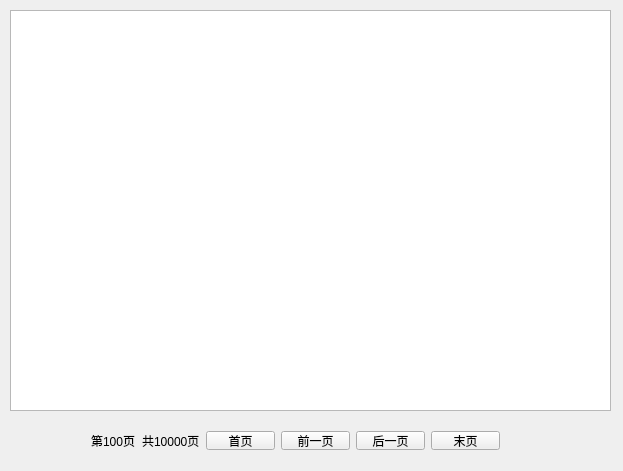
<?xml version="1.0" encoding="UTF-8"?>
<ui version="4.0">
 <class>DataLogDlg</class>
 <widget class="QWidget" name="DataLogDlg">
  <property name="geometry">
   <rect>
    <x>0</x>
    <y>0</y>
    <width>623</width>
    <height>471</height>
   </rect>
  </property>
  <property name="windowTitle">
   <string>数据日志</string>
  </property>
  <widget class="QTableWidget" name="DataListTable">
   <property name="geometry">
    <rect>
     <x>10</x>
     <y>10</y>
     <width>601</width>
     <height>401</height>
    </rect>
   </property>
  </widget>
  <widget class="QWidget" name="horizontalLayoutWidget">
   <property name="geometry">
    <rect>
     <x>80</x>
     <y>420</y>
     <width>431</width>
     <height>41</height>
    </rect>
   </property>
   <layout class="QHBoxLayout" name="horizontalLayout">
    <item>
     <widget class="QLabel" name="CurrentPageLabel">
      <property name="text">
       <string>第100页</string>
      </property>
     </widget>
    </item>
    <item>
     <widget class="QLabel" name="TotalPageabel">
      <property name="text">
       <string>共10000页</string>
      </property>
     </widget>
    </item>
    <item>
     <widget class="QPushButton" name="PageToBeginBtn">
      <property name="text">
       <string>首页</string>
      </property>
     </widget>
    </item>
    <item>
     <widget class="QPushButton" name="PageDownBtn">
      <property name="text">
       <string>前一页</string>
      </property>
     </widget>
    </item>
    <item>
     <widget class="QPushButton" name="PageUpBtn">
      <property name="text">
       <string>后一页</string>
      </property>
     </widget>
    </item>
    <item>
     <widget class="QPushButton" name="PageToEndBtn">
      <property name="text">
       <string>末页</string>
      </property>
     </widget>
    </item>
   </layout>
  </widget>
 </widget>
 <layoutdefault spacing="6" margin="11"/>
 <resources/>
 <connections/>
</ui>
